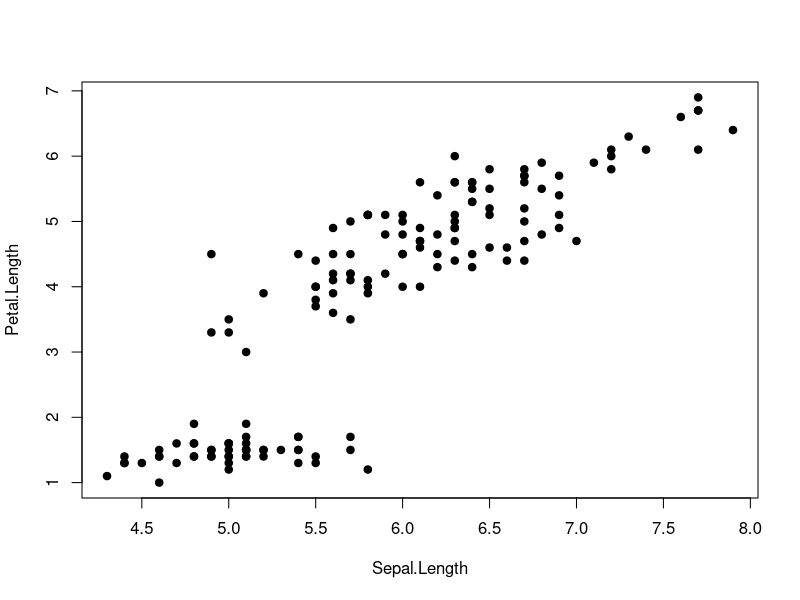
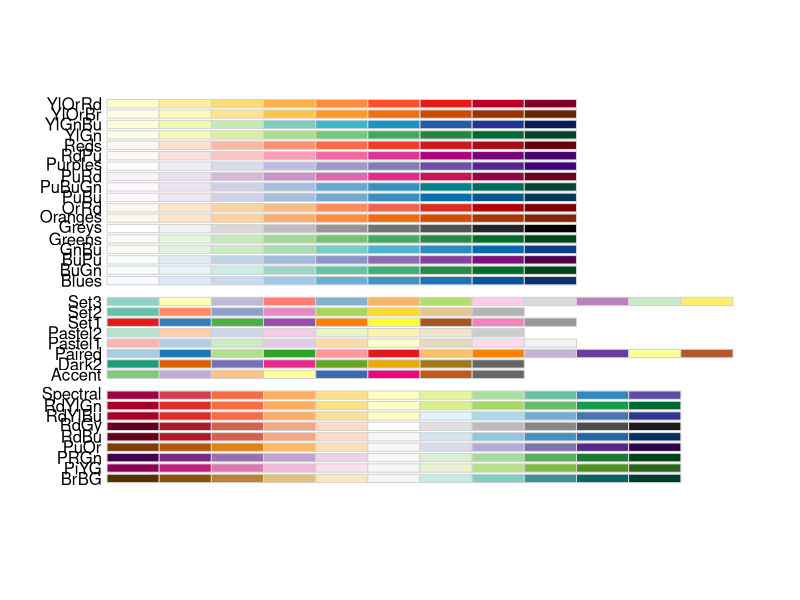
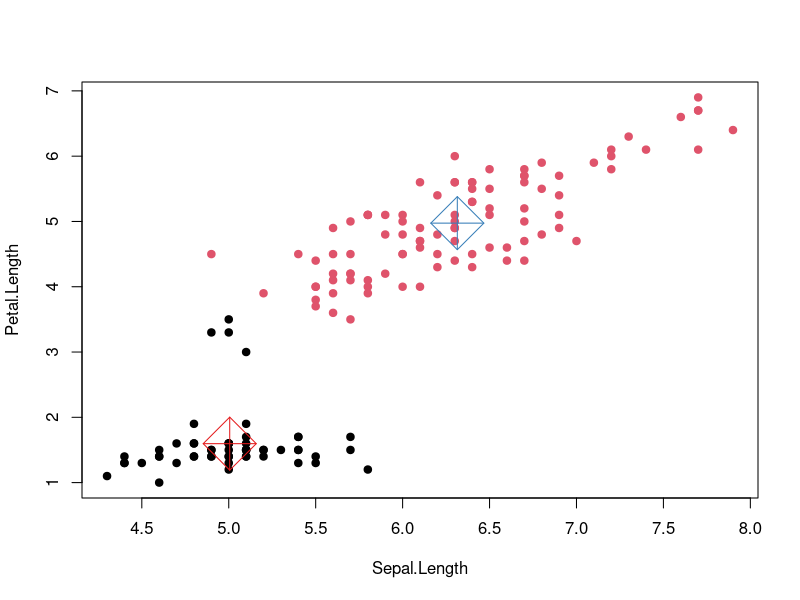
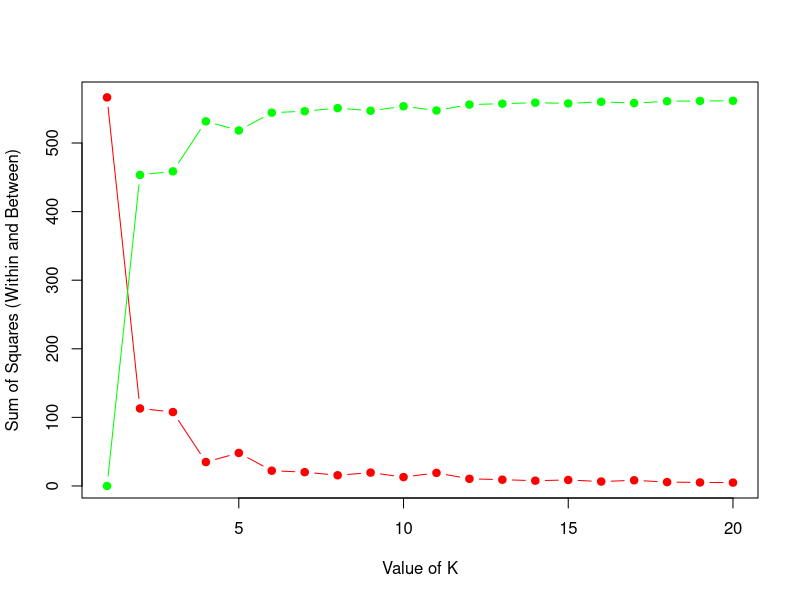
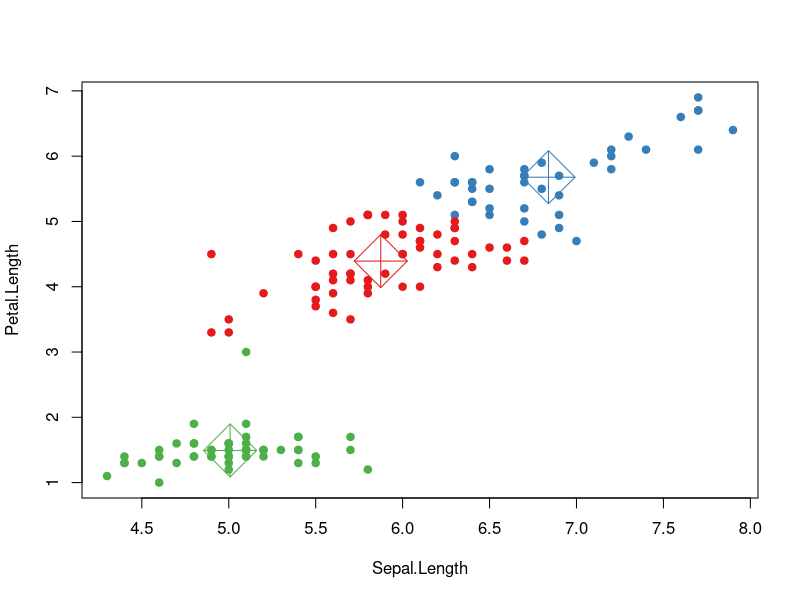
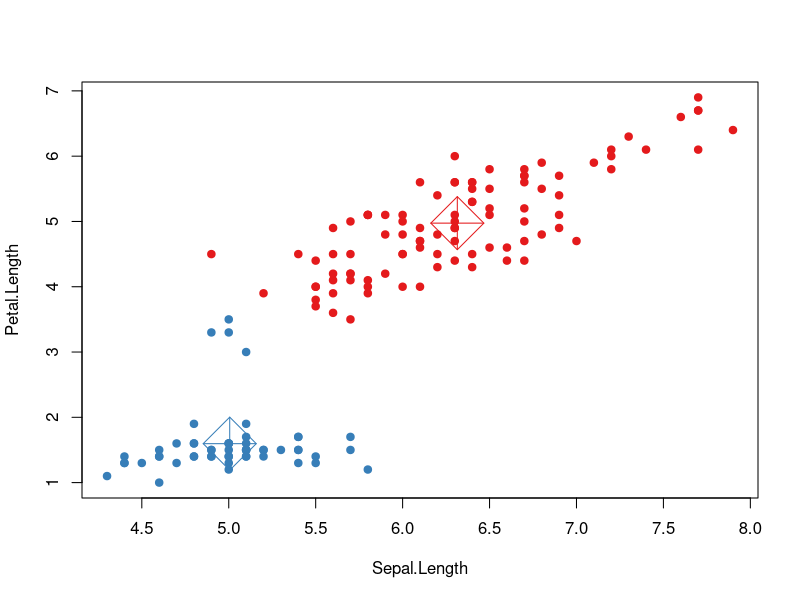
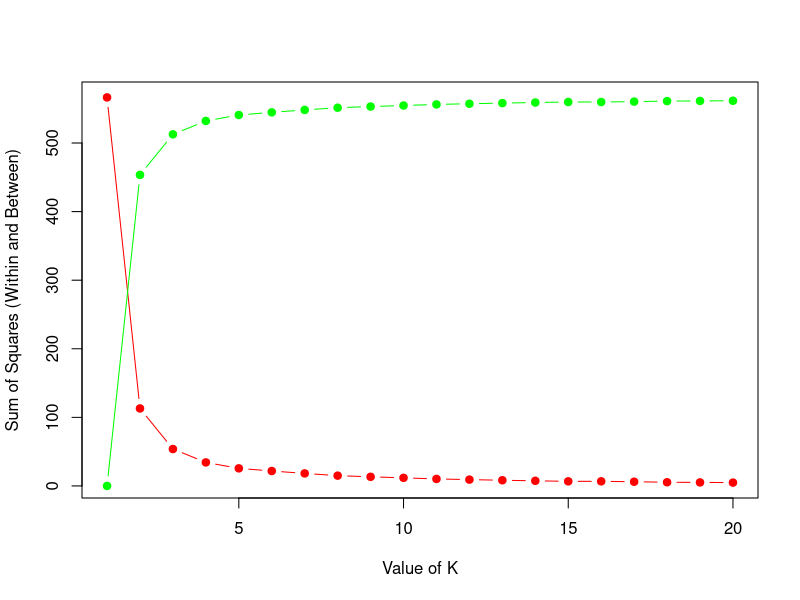
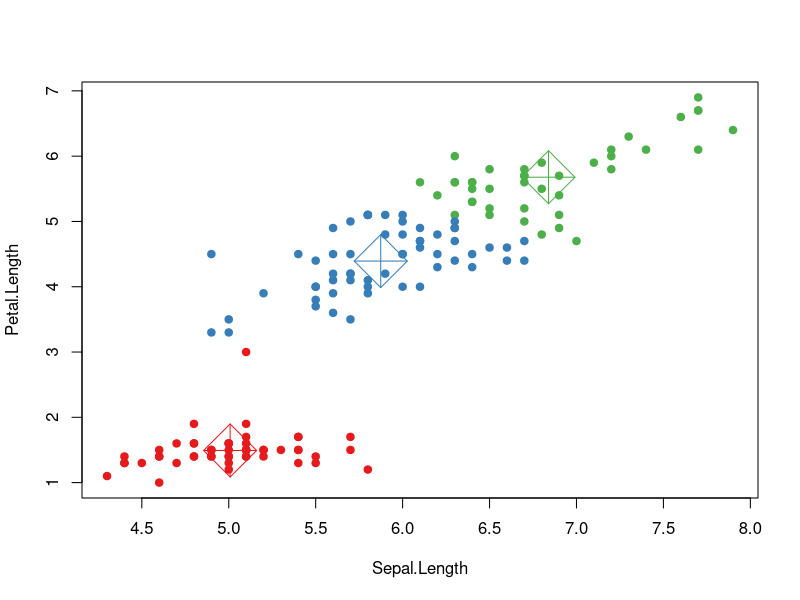

Generate these figures, in order, with R:
# =======================================================
# Clustering Methods : Part 1 : K-Means Clustering
# =======================================================

# Load and explore the dataset
attach(iris)
str(iris)

# Subset the features to get 2-D dataset
irisData <- as.data.frame(iris[,c(1,3)])
plot(irisData, pch = 19)

# Set color palette for visualization
# install.packages("RColorBrewer")
library(RColorBrewer)
display.brewer.all()
myPal <- brewer.pal(n = 9, name = "Set1")


# -------------------------------------------------------
# K-Means Clustering

K <- 2
kMeansFit <- kmeans(irisData, centers = K)
kMeansFit
plot(irisData, pch = 19, col = palette(myPal)[as.numeric(kMeansFit$cluster)])
points(kMeansFit$centers, col = palette(myPal)[1:K], pch = 9, cex = 5)

# Experiment with K
kMin <- 1
kMax <- 20
withinSS <- double(kMax - kMin + 1)
betweenSS <- double(kMax - kMin + 1)

for (K in kMin:kMax) {
  kMeansFit <- kmeans(irisData, centers = K)
  withinSS[K] <- sum(kMeansFit$withinss)
  betweenSS[K] <- kMeansFit$betweenss
}

plot(kMin:kMax, withinSS, pch=19, type="b", col="red",
     xlab = "Value of K", ylab = "Sum of Squares (Within and Between)")
points(kMin:kMax, betweenSS, pch=19, type="b", col="green")

# Choose an "optimal" K
K <- 3
kMeansFit <- kmeans(irisData, centers = K)
kMeansFit
plot(irisData, pch = 19, col = palette(myPal)[as.numeric(kMeansFit$cluster)])
points(kMeansFit$centers, col = palette(myPal)[1:K], pch = 9, cex = 5)


# -------------------------------------------------------
# K-Means Clustering with multiple random starts

K <- 2
kMeansFit <- kmeans(irisData, centers = K, nstart = 20)
kMeansFit
plot(irisData, pch = 19, col = palette(myPal)[as.numeric(kMeansFit$cluster)])
points(kMeansFit$centers, col = palette(myPal)[1:K], pch = 9, cex = 5)

# Experiment with K
kMin <- 1
kMax <- 20
withinSS <- double(kMax - kMin + 1)
betweenSS <- double(kMax - kMin + 1)

for (K in kMin:kMax) {
  kMeansFit <- kmeans(irisData, centers = K, nstart = 20)
  withinSS[K] <- sum(kMeansFit$withinss)
  betweenSS[K] <- kMeansFit$betweenss
}

plot(kMin:kMax, withinSS, pch=19, type="b", col="red",
     xlab = "Value of K", ylab = "Sum of Squares (Within and Between)")
points(kMin:kMax, betweenSS, pch=19, type="b", col="green")

# Choose an "optimal" K
K <- 3
kMeansFit <- kmeans(irisData, centers = K)
kMeansFit
plot(irisData, pch = 19, col = palette(myPal)[as.numeric(kMeansFit$cluster)])
points(kMeansFit$centers, col = palette(myPal)[1:K], pch = 9, cex = 5)



# =======================================================
# Clustering Methods : Part 2 : Hierarchical Clustering
# =======================================================

# Load and explore the dataset
attach(iris)
str(iris)

# Subset the features to get 2-D dataset
irisData <- as.data.frame(iris[,c(1,3)])
plot(irisData, pch = 19)

# Set color palette for visualization
# install.packages("RColorBrewer")
library(RColorBrewer)
display.brewer.all()
myPal <- brewer.pal(n = 9, name = "Set1")


# -------------------------------------------------------
# Hierarchical Clustering : Minimum Variance
# Prioratizes compact and spherical clusters

hiercFit <- hclust(dist(irisData), method="ward.D")
hiercFit
plot(hiercFit, main="Minimum Variance", xlab="", ylab="", sub="", cex =.5)

K <- 2
plot(hiercFit, main="Minimum Variance", xlab="", ylab="", sub="", cex =.5)
rect.hclust(hiercFit, k = K)
plot(irisData, pch = 19, col = palette(myPal)[as.numeric(cutree(hiercFit, k = K))])


# -------------------------------------------------------
# Hierarchical Clustering : Complete Linkage
# Farthest Neighbour Method -- Max dist(x,y)
# Compact clusters of approx equal diameters

hiercFit <- hclust(dist(irisData), method="complete")
hiercFit
plot(hiercFit, main="Complete Linkage", xlab="", ylab="", sub="", cex =.5)

K <- 2
plot(hiercFit, main="Complete Linkage", xlab="", ylab="", sub="", cex =.5)
rect.hclust(hiercFit, k = K)
plot(irisData, pch = 19, col = palette(myPal)[as.numeric(cutree(hiercFit, k = K))])


# -------------------------------------------------------
# Hierarchical clustering : Single Linkage
# Closest Neighbour Method -- Min dist(x,y)
# Tends to produce long thin cluster chains

hiercFit <- hclust(dist(irisData), method="single")
hiercFit
plot(hiercFit, main="Single Linkage", xlab="", ylab="", sub="", cex =.5)

K <- 2
plot(hiercFit, main="Single Linkage", xlab="", ylab="", sub="", cex =.5)
rect.hclust(hiercFit, k = K)
plot(irisData, pch = 19, col = palette(myPal)[as.numeric(cutree(hiercFit, k = K))])


# -------------------------------------------------------
# Hierarchical clustering : Average Linkage
# Averages the pairwise distances dist(x,y)

hiercFit <- hclust(dist(irisData), method="average")
hiercFit
plot(hiercFit, main="Average Linkage", xlab="", ylab="", sub="", cex =.5)

K <- 2
plot(hiercFit, main="Average Linkage", xlab="", ylab="", sub="", cex =.5)
rect.hclust(hiercFit, k = K)
plot(irisData, pch = 19, col = palette(myPal)[as.numeric(cutree(hiercFit, k = K))])



# =======================================================
# Clustering Methods : Part 3 : Graph Clustering
# =======================================================

# install.packages("igraph")
library(igraph)

# Example Graph : Zachary's Karate Club
graphZKC <- make_graph("Zachary")
plot(graphZKC, 
     layout = layout.kamada.kawai,
     vertex.size = 7,
     vertex.color = "darkgray",
     edge.width = 1,  
     edge.color = "darkgray",
     vertex.label = NA)

# Set color palette for visualization
# install.packages("RColorBrewer")
library(RColorBrewer)
display.brewer.all()
myPal <- brewer.pal(n = 9, name = "Set1")

# -------------------------------------------------------
# Fast Greedy Clustering on the Graph

fgcFit <- cluster_fast_greedy(graphZKC)
fgcFit
membership(fgcFit)
plot(graphZKC,
     layout = layout.kamada.kawai,
     vertex.size = 7,
     vertex.color = palette(myPal)[as.numeric(membership(fgcFit))],
     edge.width = 1,  
     edge.color = "darkgray",
     vertex.label = NA)
